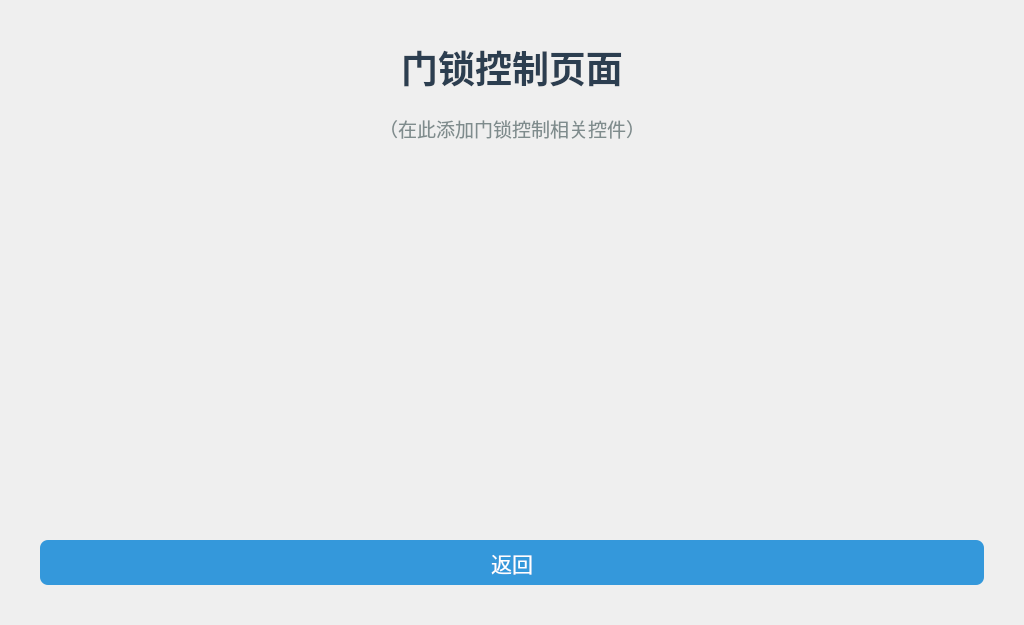
<?xml version="1.0" encoding="UTF-8"?>
<ui version="4.0">
 <class>LockDialog</class>
 <widget class="QDialog" name="LockDialog">
  <property name="geometry">
   <rect>
    <x>0</x>
    <y>0</y>
    <width>1024</width>
    <height>625</height>
   </rect>
  </property>
  <property name="minimumSize">
   <size>
    <width>1024</width>
    <height>625</height>
   </size>
  </property>
  <property name="maximumSize">
   <size>
    <width>1024</width>
    <height>625</height>
   </size>
  </property>
  <property name="windowTitle">
   <string>门锁控制</string>
  </property>
  <layout class="QVBoxLayout" name="verticalLayout">
   <property name="spacing">
    <number>20</number>
   </property>
   <property name="leftMargin">
    <number>40</number>
   </property>
   <property name="topMargin">
    <number>40</number>
   </property>
   <property name="rightMargin">
    <number>40</number>
   </property>
   <property name="bottomMargin">
    <number>40</number>
   </property>
   <item>
    <widget class="QLabel" name="labelTitle">
     <property name="styleSheet">
      <string notr="true">font-size:28pt; font-weight:bold; color:#2c3e50;</string>
     </property>
     <property name="text">
      <string>门锁控制页面</string>
     </property>
     <property name="alignment">
      <set>Qt::AlignCenter</set>
     </property>
    </widget>
   </item>
   <item>
    <widget class="QLabel" name="labelHint">
     <property name="styleSheet">
      <string notr="true">font-size:14pt; color:#7f8c8d;</string>
     </property>
     <property name="text">
      <string>（在此添加门锁控制相关控件）</string>
     </property>
     <property name="alignment">
      <set>Qt::AlignCenter</set>
     </property>
    </widget>
   </item>
   <item>
    <spacer name="verticalSpacer">
     <property name="orientation">
      <enum>Qt::Vertical</enum>
     </property>
     <property name="sizeHint" stdset="0">
      <size>
       <width>20</width>
       <height>40</height>
      </size>
     </property>
    </spacer>
   </item>
   <item>
    <widget class="QPushButton" name="btnBack">
     <property name="minimumSize">
      <size>
       <width>120</width>
       <height>45</height>
      </size>
     </property>
     <property name="styleSheet">
      <string notr="true">QPushButton{background-color:#3498db;color:white;border-radius:8px;font-size:16pt;}QPushButton:pressed{background-color:#2980b9;}</string>
     </property>
     <property name="text">
      <string>返回</string>
     </property>
    </widget>
   </item>
  </layout>
 </widget>
 <resources/>
 <connections/>
</ui>
